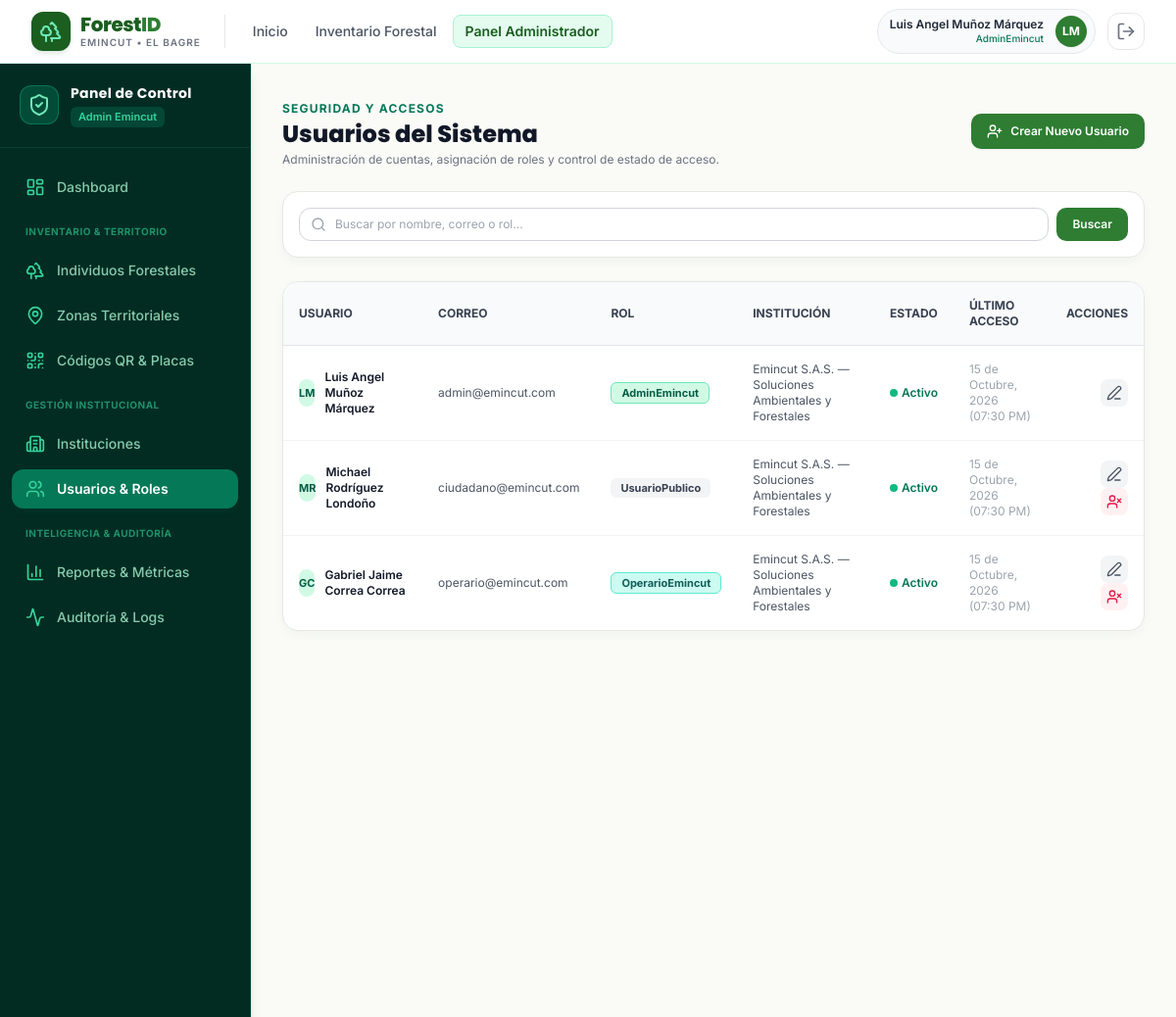
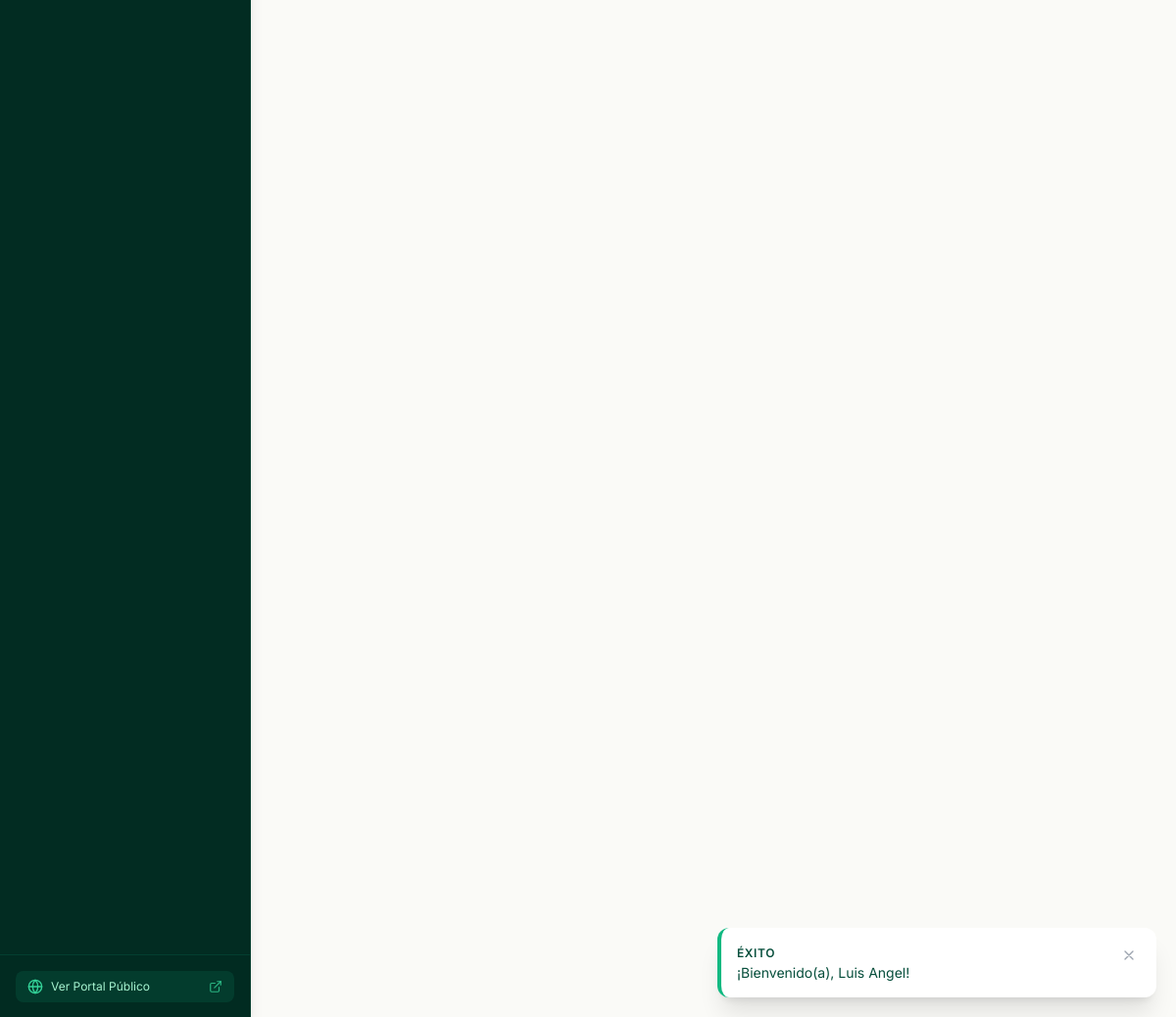
Page /admin/usuarios/index.php (signed in) on the committed database (2 pictures, top to bottom).
### tables this page shows
CREATE TABLE `usuarios` (
    `id_usuario` CHAR(36) NOT NULL DEFAULT (UUID()),
    `id_rol` CHAR(36) NOT NULL,
    `id_institucion` CHAR(36) NULL,
    `nombres` VARCHAR(100) NOT NULL,
    `apellidos` VARCHAR(100) NOT NULL,
    `correo` VARCHAR(150) NOT NULL UNIQUE,
    `password_hash` VARCHAR(255) NOT NULL,
    `telefono` VARCHAR(20) NULL,
    `estado` TINYINT(1) NOT NULL DEFAULT 1 COMMENT '1: Activo, 0: Inactivo',
    `ultimo_acceso` DATETIME NULL,
    `fecha_creacion` DATETIME NOT NULL DEFAULT CURRENT_TIMESTAMP,
    PRIMARY KEY (`id_usuario`),
    CONSTRAINT `fk_usuarios_roles` FOREIGN KEY (`id_rol`) REFERENCES `roles` (`id_rol`) ON UPDATE CASCADE ON DELETE RESTRICT,
    CONSTRAINT `fk_usuarios_instituciones` FOREIGN KEY (`id_institucion`) REFERENCES `instituciones` (`id_institucion`) ON UPDATE CASCADE ON DELETE SET NULL,
    INDEX `idx_usuarios_correo` (`correo`),
    INDEX `idx_usuarios_rol` (`id_rol`)
);

CREATE TABLE `roles` (
    `id_rol` CHAR(36) NOT NULL DEFAULT (UUID()),
    `nombre_rol` VARCHAR(50) NOT NULL UNIQUE,
    `descripcion` VARCHAR(255) NULL,
    `fecha_creacion` DATETIME NOT NULL DEFAULT CURRENT_TIMESTAMP,
    PRIMARY KEY (`id_rol`)
);

CREATE TABLE `instituciones` (
    `id_institucion` CHAR(36) NOT NULL DEFAULT (UUID()),
    `nombre_institucion` VARCHAR(150) NOT NULL,
    `nit` VARCHAR(20) NOT NULL UNIQUE,
    `direccion` VARCHAR(200) NULL,
    `municipio` VARCHAR(100) NOT NULL DEFAULT 'El Bagre',
    `departamento` VARCHAR(100) NOT NULL DEFAULT 'Antioquia',
    `telefono_contacto` VARCHAR(20) NULL,
    `correo_contacto` VARCHAR(150) NULL,
    `logo_url` VARCHAR(255) NULL,
    `estado` TINYINT(1) NOT NULL DEFAULT 1 COMMENT '1: Activa, 0: Inactiva',
    `fecha_registro` DATETIME NOT NULL DEFAULT CURRENT_TIMESTAMP,
    PRIMARY KEY (`id_institucion`),
    INDEX `idx_institucion_municipio` (`municipio`, `departamento`)
);

### includes/auth_check.php (called while the page is built, shortened)
<?php
require_once __DIR__ . '/funciones.php';
function esta_autenticado(): bool {
    return !empty($_SESSION['usuario']) && !empty($_SESSION['usuario']['id_usuario']);
}
function obtener_usuario_actual(): ?array {
    return $_SESSION['usuario'] ?? null;
}
function obtener_rol_actual(): ?string {
    return $_SESSION['usuario']['nombre_rol'] ?? null;
}
function es_admin(): bool {
    return obtener_rol_actual() === 'AdminEmincut';
}

### admin/usuarios/index.php (the view, shortened to what this page needs)
<?php
require_once __DIR__ . '/../../includes/funciones.php';
require_once __DIR__ . '/../../includes/auth_check.php';
$pdo = getDBConnection();
$q = sanear($_GET['q'] ?? '');
$params = [];
$where = "1=1";
$stmt = $pdo->prepare("
    SELECT u.*, r.nombre_rol, i.nombre_institucion
    FROM `usuarios` u
    INNER JOIN `roles` r ON u.id_rol = r.id_rol
    LEFT JOIN `instituciones` i ON u.id_institucion = i.id_institucion
    WHERE {$where}
    ORDER BY u.fecha_creacion DESC
");
$stmt->execute($params);
$usuarios = $stmt->fetchAll();
$csrf_token = crear_token_csrf();
require_once __DIR__ . '/../../includes/header.php';
require_once __DIR__ . '/../../includes/navbar.php';
?>
<div class="flex-1 flex flex-col md:flex-row">
    <?php require_once __DIR__ . '/../../includes/sidebar_admin.php'; ?>
    <main class="flex-1 p-6 sm:p-8 space-y-6 overflow-y-auto">
        <div class="flex flex-col sm:flex-row items-start sm:items-center justify-between gap-4">
            <div>
                <span class="text-xs font-bold text-emerald-700 uppercase tracking-widest">Seguridad y Accesos</span>
                <h1 class="font-heading font-extrabold text-2xl text-gray-900">
                    Usuarios del Sistema
                </h1>
                <p class="text-xs text-gray-500 mt-0.5">
                    Administración de cuentas, asignación de roles y control de estado de acceso.
                </p>
            </div>
            <a href="<?= BASE_URL ?>admin/usuarios/crear.php" class="btn-forest-primary text-xs py-2.5 px-4 shadow-sm">
                <i data-lucide="user-plus" class="w-4 h-4"></i> Crear Nuevo Usuario
            </a>
        </div>
        <div class="forest-card p-4">
            <form method="GET" action="index.php" class="flex gap-2">
                <div class="relative flex-1">
                    <div class="absolute inset-y-0 left-0 pl-3 flex items-center pointer-events-none text-gray-400">
                    </div>
                    <input type="text" name="q" value="<?= htmlspecialchars($q) ?>" placeholder="Buscar por nombre, correo o rol..."
                           class="w-full pl-9 pr-4 py-2 bg-white border border-gray-300 rounded-xl text-xs focus:ring-2 focus:ring-emerald-600 outline-none">
                </div>
                <button type="submit" class="btn-forest-primary text-xs py-2 px-4">
                    Buscar
                </button>
            </form>
        </div>
        <div class="forest-card overflow-hidden">
            <div class="overflow-x-auto">
                <table class="w-full text-left text-xs text-gray-600">
                    <thead class="bg-gray-50 border-b border-gray-200 text-gray-700 uppercase font-semibold">
                        <tr>
                            <th class="p-4">Usuario</th>
                            <th class="p-4">Correo</th>
                            <th class="p-4">Rol</th>
                            <th class="p-4">Institución</th>
                            <th class="p-4">Estado</th>
                            <th class="p-4">Último Acceso</th>
                            <th class="p-4 text-right">Acciones</th>
                        </tr>
                    </thead>
                    <tbody class="divide-y divide-gray-100">
                        <?php if (empty($usuarios)): ?>
                            <tr>
                                <td colspan="7" class="p-8 text-center text-gray-400 italic">
                                    No se encontraron usuarios registrados con los criterios indicados.
                                </td>
                            </tr>
                        <?php else: ?>
                            <?php foreach ($usuarios as $u): ?>
                                <tr class="hover:bg-gray-50 transition-colors">
                                    <td class="p-4 font-semibold text-gray-900">
                                        <div class="flex items-center gap-2.5">
                                            <div class="w-7 h-7 rounded-full bg-emerald-100 text-emerald-800 flex items-center justify-center font-bold text-[11px]">
                                                <?= strtoupper(substr($u['nombres'], 0, 1) . substr($u['apellidos'], 0, 1)) ?>
                                            </div>
                                            <span><?= htmlspecialchars($u['nombres'] . ' ' . $u['apellidos']) ?></span>
                                        </div>
                                    </td>
                                    <td class="p-4"><?= htmlspecialchars($u['correo']) ?></td>
                                    <td class="p-4">
                                        <span class="inline-flex items-center gap-1 px-2.5 py-0.5 rounded-md text-[11px] font-bold
                                            <?= ($u['nombre_rol'] === 'AdminEmincut') ? 'bg-emerald-100 text-emerald-800 border border-emerald-300' : (($u['nombre_rol'] === 'OperarioEmincut') ? 'bg-teal-100 text-teal-800 border border-teal-300' : 'bg-gray-100 text-gray-700') ?>">
                                            <?= htmlspecialchars($u['nombre_rol']) ?>
                                        </span>
                                    </td>
                                    <td class="p-4"><?= htmlspecialchars($u['nombre_institucion'] ?? 'Emincut S.A.S.') ?></td>
                                    <td class="p-4">
                                        <?php if ($u['estado'] == 1): ?>
                                            <span class="inline-flex items-center gap-1 text-emerald-700 font-semibold">
                                                <span class="w-2 h-2 rounded-full bg-emerald-500"></span> Activo
                                            </span>
                                        <?php else: ?>
                                            <span class="inline-flex items-center gap-1 text-rose-700 font-semibold">
                                                <span class="w-2 h-2 rounded-full bg-rose-500"></span> Inactivo
                                            </span>
                                        <?php endif; ?>
                                    </td>
                                    <td class="p-4 text-gray-400">
                                        <?= !empty($u['ultimo_acceso']) ? formatear_fecha($u['ultimo_acceso'], true) : 'Nunca' ?>
                                    </td>
                                    <td class="p-4 text-right space-x-1">
                                        <a href="<?= BASE_URL ?>admin/usuarios/editar.php?id=<?= $u['id_usuario'] ?>" class="p-1.5 rounded-lg bg-gray-100 hover:bg-emerald-100 text-gray-600 hover:text-emerald-800 inline-flex" title="Editar">
                                            <i data-lucide="edit-3" class="w-4 h-4"></i>
                                        </a>
                                        <?php if ($u['id_usuario'] !== $_SESSION['usuario']['id_usuario']): ?>
                                            <a href="<?= BASE_URL ?>admin/usuarios/index.php?toggle_id=<?= $u['id_usuario'] ?>&csrf=<?= $csrf_token ?>"
                                               data-confirm="¿Está seguro de cambiar el estado de este usuario?"
                                               class="p-1.5 rounded-lg <?= ($u['estado'] == 1) ? 'bg-rose-50 text-rose-600 hover:bg-rose-100' : 'bg-emerald-50 text-emerald-600 hover:bg-emerald-100' ?> inline-flex"
                                               title="<?= ($u['estado'] == 1) ? 'Desactivar' : 'Activar' ?>">
                                                <i data-lucide="<?= ($u['estado'] == 1) ? 'user-x' : 'user-check' ?>" class="w-4 h-4"></i>
                                            </a>
                                        <?php endif; ?>
                                    </td>
                                </tr>
                            <?php endforeach; ?>
                        <?php endif; ?>
                    </tbody>
                </table>
            </div>
        </div>
    </main>
</div>
<?php require_once __DIR__ . '/../../includes/footer.php'; ?>

### includes/navbar.php (shortened to what this page needs)
<?php
require_once __DIR__ . '/auth_check.php';
$usuario_actual = obtener_usuario_actual();
$es_autenticado = esta_autenticado();
?>
<header class="bg-white/95 backdrop-blur border-b border-emerald-100 sticky top-0 z-40 shadow-xs">
    <div class="max-w-7xl mx-auto px-4 sm:px-6 lg:px-8">
        <div class="flex justify-between h-16 items-center">
            <div class="flex items-center gap-6">
                <a href="<?= BASE_URL ?>index.php" class="flex items-center gap-2.5 group">
                    <div class="w-10 h-10 rounded-xl bg-forest-dark flex items-center justify-center text-white shadow-md shadow-emerald-900/10 group-hover:scale-105 transition-transform">
                        <i data-lucide="trees" class="w-6 h-6 text-emerald-300"></i>
                    </div>
                    <div class="flex flex-col">
                        <span class="font-heading font-extrabold text-xl tracking-tight text-forest-dark leading-tight">
                            Forest<span class="text-forest-primary">ID</span>
                        </span>
                        <span class="text-[10px] font-semibold text-gray-500 uppercase tracking-widest -mt-0.5">
                            Emincut • El Bagre
                        </span>
                    </div>
                </a>
                <nav class="hidden md:flex items-center gap-1 pl-4 border-l border-gray-200">
                    <a href="<?= BASE_URL ?>publico/index.php" class="px-3 py-1.5 text-sm font-medium rounded-lg text-gray-600 hover:text-forest-dark hover:bg-forest-light transition-colors">
                        Inicio
                    </a>
                    <a href="<?= BASE_URL ?>publico/buscar.php" class="px-3 py-1.5 text-sm font-medium rounded-lg text-gray-600 hover:text-forest-dark hover:bg-forest-light transition-colors">
                        Inventario Forestal
                    </a>
                    <?php if ($es_autenticado && es_admin()): ?>
                        <a href="<?= BASE_URL ?>admin/dashboard.php" class="px-3 py-1.5 text-sm font-semibold rounded-lg text-forest-dark bg-emerald-100/60 border border-emerald-200 hover:bg-emerald-100 transition-colors">
                            Panel Administrador
                        </a>
                    <?php elseif ($es_autenticado && es_operario()): ?>
                        <a href="<?= BASE_URL ?>operario/dashboard.php" class="px-3 py-1.5 text-sm font-semibold rounded-lg text-forest-dark bg-emerald-100/60 border border-emerald-200 hover:bg-emerald-100 transition-colors">
                            Panel Operario
                        </a>
                    <?php endif; ?>
                </nav>
            </div>
            <div class="flex items-center gap-3">
                <?php if ($es_autenticado): ?>
                    <div class="hidden sm:flex items-center gap-3 pl-3 pr-2 py-1.5 bg-gray-50 border border-gray-200 rounded-full">
                        <div class="flex flex-col text-right">
                            <span class="text-xs font-semibold text-gray-800 leading-tight">
                                <?= htmlspecialchars($usuario_actual['nombres'] . ' ' . $usuario_actual['apellidos']) ?>
                            </span>
                            <span class="text-[10px] font-medium text-emerald-700">
                                <?= htmlspecialchars($usuario_actual['nombre_rol']) ?>
                            </span>
                        </div>
                        <div class="w-8 h-8 rounded-full bg-forest-primary text-white flex items-center justify-center text-xs font-bold shadow-sm">
                            <?= strtoupper(substr($usuario_actual['nombres'], 0, 1) . substr($usuario_actual['apellidos'], 0, 1)) ?>
                        </div>
                    </div>
                    <a href="<?= BASE_URL ?>auth/logout.php" title="Cerrar Sesión" class="p-2 rounded-xl text-gray-500 hover:text-rose-600 hover:bg-rose-50 transition-colors border border-gray-200">
                        <i data-lucide="log-out" class="w-5 h-5"></i>
                    </a>
                <?php endif; ?>
            </div>
        </div>
    </div>
</header>

### assets/css/custom.css (style rules this page uses)
:root { --color-primary-dark: #1B5E20; --color-primary: #2E7D32; --color-primary-light: #4CAF50; --color-surface-soft: #E8F5E9; --color-surface-bg: #FAFAF7; --color-earth: #6D4C41; --color-text-main: #1F2937; }
body { background-color: var(--color-surface-bg); color: var(--color-text-main); font-family: 'Inter', -apple-system, BlinkMacSystemFont, "Segoe UI", Roboto, sans-serif; -webkit-font-smoothing: antialiased; }
h1, h2, h3, h4, h5, h6, .font-heading { font-family: 'Poppins', 'Inter', sans-serif; }
.forest-card { background: #FFFFFF; border: 1px solid #E5E9E2; border-radius: 1rem; box-shadow: 0 4px 12px -2px rgba(27, 94, 32, 0.05); transition: all 0.2s cubic-bezier(0.4, 0, 0.2, 1); }
.btn-forest-primary { background-color: #2E7D32; color: #FFFFFF; font-weight: 600; padding: 0.625rem 1.25rem; border-radius: 0.625rem; display: inline-flex; align-items: center; justify-content: center; gap: 0.5rem; transition: all 0.15s ease-in-out; }

### rows in the picture
usuarios: nombres+apellidos "Luis Angel Muñoz Márquez", nombres+apellidos "LM", correo "admin@emincut.com", id_rol.nombre_rol "AdminEmincut", id_institucion.nombre_institucion "Emincut S.A.S. — Soluciones Ambientales y Forestales", estado 1 (drawn), ultimo_acceso "15 de Octubre, 2026 (07:30 PM)"
roles: nombre_rol "AdminEmincut"
usuarios: nombres+apellidos "MR", nombres+apellidos "Michael Rodríguez Londoño", correo "ciudadano@emincut.com", id_rol.nombre_rol "UsuarioPublico", id_institucion.nombre_institucion "Emincut S.A.S. — Soluciones Ambientales y Forestales", estado 1 (drawn), ultimo_acceso "15 de Octubre, 2026 (07:30 PM)"
usuarios: nombres+apellidos "GC", nombres+apellidos "Gabriel Jaime Correa Correa", correo "operario@emincut.com", id_rol.nombre_rol "OperarioEmincut", id_institucion.nombre_institucion "Emincut S.A.S. — Soluciones Ambientales y Forestales", estado 1 (drawn), ultimo_acceso "15 de Octubre, 2026 (07:30 PM)"

### other values in the picture
$cfg['badge'] "ÉXITO"
$mensaje "¡Bienvenido(a), Luis Angel!"
